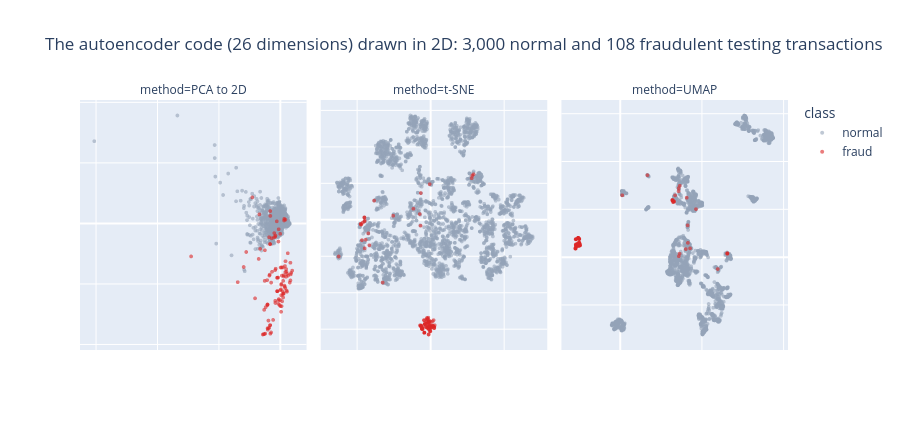

Notebook code cell kept with this figure:
### Markdown cell above
## 5. Looking inside: the code, with t-SNE and UMAP

The encoder compresses each transaction into 26 numbers. Do the frauds end up in a corner of that space? To
see it we have to go down from 26 to 2 dimensions, and there are three ways:

- **PCA to 2 dimensions**: linear; it preserves large distances and variance, but it can pile everything up.
- **t-SNE** (van der Maaten and Hinton, 2008): looks for a 2D picture where close neighbors remain neighbors.
  Its main parameter, the *perplexity*, is roughly how many neighbors each point looks at.
- **UMAP** (McInnes, Healy and Melville, 2018): the same idea with different mathematics; faster, it preserves
  the global structure somewhat better, and unlike t-SNE it can apply the map to new data (`transform`).

We extract the code with an **encoder model**: a `keras.Model` that goes from the input to the `codigo` layer
of the already trained autoencoder. We use a sample of 3,000 normal testing transactions plus all the testing
frauds, because t-SNE and UMAP are slow with hundreds of thousands of points.

### Code cell
mejor = no_lineales[0]
codificador = keras.Model(mejor.input, mejor.get_layer("codigo").output)

rng = np.random.default_rng(0)
idx = np.r_[rng.choice(np.where(y_te == 0)[0], 3000, replace=False), np.where(y_te == 1)[0]]
H = codificador.predict(X_te[idx], verbose=0)               # 3,108 x 26: the code of each transaction
etiqueta = np.where(y_te[idx] == 1, "fraud", "normal")
print("Shape of the code:", H.shape)

t0 = time.time(); mapa_tsne = TSNE(n_components=2, perplexity=30, init="pca", random_state=0).fit_transform(H); t_tsne = time.time() - t0
t0 = time.time(); mapa_umap = umap.UMAP(n_neighbors=15, min_dist=0.1, random_state=0).fit_transform(H); t_umap = time.time() - t0
mapa_pca = PCA(n_components=2).fit_transform(H)
print(f"t-SNE: {t_tsne:.0f} s   UMAP: {t_umap:.0f} s")

mapas = pd.concat([pd.DataFrame({"x": m[:, 0], "y": m[:, 1], "class": etiqueta, "method": n})
                   for n, m in [("PCA to 2D", mapa_pca), ("t-SNE", mapa_tsne), ("UMAP", mapa_umap)]])
fig = px.scatter(mapas, x="x", y="y", color="class", facet_col="method", opacity=0.6,
                 color_discrete_map={"normal": "#94a3b8", "fraud": "#dc2626"},
                 title="The autoencoder code (26 dimensions) drawn in 2D: 3,000 normal and 108 fraudulent testing transactions")
fig.update_xaxes(matches=None, showticklabels=False, title=""); fig.update_yaxes(matches=None, showticklabels=False, title="")
fig.update_traces(marker=dict(size=4))
fig.update_layout(height=430)
fig.show()

### Figure 1 — Plotly figure (JSON) as saved in the notebook; plotly's stock layout.template omitted (floating-point values rounded to 4 significant figures; data arrays with more than 128 entries replaced by an {"elided": "..."} marker saying what was removed)
{"data": [{"hovertemplate": "class=normal<br>method=PCA to 2D<br>x=%{x}<br>y=%{y}<extra></extra>", "legendgroup": "normal", "marker": {"color": "#94a3b8", "opacity": 0.6, "size": 4, "symbol": "circle"}, "mode": "markers", "name": "normal", "showlegend": true, "type": "scattergl", "x": {"elided": "3000 float values"}, "xaxis": "x", "y": {"elided": "3000 float values"}, "yaxis": "y"}, {"hovertemplate": "class=normal<br>method=t-SNE<br>x=%{x}<br>y=%{y}<extra></extra>", "legendgroup": "normal", "marker": {"color": "#94a3b8", "opacity": 0.6, "size": 4, "symbol": "circle"}, "mode": "markers", "name": "normal", "showlegend": false, "type": "scattergl", "x": {"elided": "3000 float values"}, "xaxis": "x2", "y": {"elided": "3000 float values"}, "yaxis": "y2"}, {"hovertemplate": "class=normal<br>method=UMAP<br>x=%{x}<br>y=%{y}<extra></extra>", "legendgroup": "normal", "marker": {"color": "#94a3b8", "opacity": 0.6, "size": 4, "symbol": "circle"}, "mode": "markers", "name": "normal", "showlegend": false, "type": "scattergl", "x": {"elided": "3000 float values"}, "xaxis": "x3", "y": {"elided": "3000 float values"}, "yaxis": "y3"}, {"hovertemplate": "class=fraud<br>method=PCA to 2D<br>x=%{x}<br>y=%{y}<extra></extra>", "legendgroup": "fraud", "marker": {"color": "#dc2626", "opacity": 0.6, "size": 4, "symbol": "circle"}, "mode": "markers", "name": "fraud", "showlegend": true, "type": "scattergl", "x": [-1.655, -4.157, 2.003, 0.5213, -2.981, -4.217, 1.135, -1.565, 3.4, 3.093, 3.875, 0.02954, -9.106, 1.655, 2.186, -1.131, 0.7681, -13.86, 1.659, 1.882, -0.5314, -6.566, -1.499, 1.402, -2.684, 2.548, 1.233, 0.2889, 0.5823, 0.944, -0.2218, -0.6008, -0.4568, -0.06508, -7.039, -3.857, 0.2848, -11.09, 2.447, -2.333, -1.024, -1.024, -8.22, 3.509, 1.165, 0.8366, -4.153, -11.93, -0.5915, 0.3696, -2.794, -0.6897, -0.603, -5.01, -3.441, 0.9866, -1.578, -1.64, -4.14, -4.902, -5.169, -5.436, -5.703, 1.305, -3.637, 0.8437, 1.889, -4.766, 1.526, -4.27, -3.223, -5.085, 0.04807, -3.263, -3.601, -3.863, 2.069, -3.318, -3.328, 0.9171, -3.346, -4.079, -1.956, 1.684, -0.908, -5.251, -3.554, -1.031, 0.4091, 0.114, 0.2656, -2.991, -1.645, -3.235, 3.31, 0.4098, 1.128, -29.05, -6.799, 1.705, -3.244, -0.02357, -0.999, 1.371, 2.291, 3.314, 0.2083, -2.046], "xaxis": "x", "y": [-7.714, -13.39, -7.968, -8.628, -9.779, -13.49, -8.551, -2.003, -8.418, -9.777, -7.797, -11.02, 4.297, -10.68, -11.28, 0.3432, -11.21, -9.703, -8.041, -7.532, -0.968, -4.204, -7.48, -10.46, -7.991, -8.61, 0.4881, -10.15, -12.88, -9.491, -13.48, -12.7, -12.5, -12.68, -5.87, -16.05, -11.86, -4.723, -4.931, -15.95, -11.2, -11.2, -12.38, -8.185, -11.56, -11.75, -13.41, -7.2, -13.3, -10.01, -2.472, -8.939, -2.995, -4.439, -8.461, -11.55, -13.15, -12.79, -17.32, -18.21, -18.26, -18.32, -18.35, 0.7629, -2.279, -7.276, -8.811, -13.85, -7.044, -9.375, 1.238, -9.494, -13.67, -16.82, -17.25, -17.32, -11.09, -3.452, -3.395, -12.24, -16.83, -17.56, -1.601, 0.6176, -11.21, -14.28, -8.62, -8.985, -7.276, -7.285, -14.6, -18.01, -2.22, -18.22, -9.423, -13.68, -8.765, -5.456, 1.489, -6.245, 2.043, -1.715, -8.968, -10.27, -8.351, -6.493, -10.89, -2.312], "yaxis": "y"}, {"hovertemplate": "class=fraud<br>method=t-SNE<br>x=%{x}<br>y=%{y}<extra></extra>", "legendgroup": "fraud", "marker": {"color": "#dc2626", "opacity": 0.6, "size": 4, "symbol": "circle"}, "mode": "markers", "name": "fraud", "showlegend": false, "type": "scattergl", "x": [-4.29, -6.388, -0.9504, -1.742, -2.713, -6.367, -1.227, -44.72, 1.925, 0.5466, 1.663, -0.4587, -11.54, 0.6029, -0.415, -6.722, -0.6213, -44.91, 2.466, 2.512, -32.49, -44.98, -2.566, 0.381, -1.398, 1.865, 28.05, -3.068, -1.995, 2.538, -1.964, -1.312, -1.127, -3.298, -44.65, -5.996, -1.706, -25.32, 1.531, -5.166, -3.937, -3.937, -7.086, 1.734, -0.4727, -0.702, -6.386, -44.87, 0.00283, -2.154, -47.46, -1.753, 2.156, -46.1, -2.317, 0.123, -0.2501, -0.2412, -4.051, -4.134, -4.144, -4.154, -4.165, 28.55, -44.02, 2.949, -1.713, -6.484, -1.319, -4.371, -0.481, -1.22, -2.844, -5.72, -5.788, -5.854, -0.1725, -47.27, -47.08, -1.2, -5.449, -5.765, -41.47, 29.34, -3.843, -6.643, -1.194, -3.602, -0.5288, -0.4547, -2.661, -5.338, -42.25, -5.398, 1.772, -1.114, 2.683, -38.29, -6.538, -1.299, -7.225, -62.39, -2.052, -0.8706, -1.045, 0.3141, -1.083, -46.55], "xaxis": "x2", "y": [-55.04, -58.0, -56.26, -54.53, -54.58, -57.98, -56.43, -15.67, -58.46, -57.98, -57.96, -58.85, 6.044, -59.08, -58.24, -3.221, -58.36, 1.33, -58.66, -58.66, -34.4, -0.929, -55.96, -58.89, -53.68, -58.77, 22.8, -56.91, -59.0, -59.44, -59.35, -59.61, -60.03, -58.0, -0.4496, -59.09, -58.25, 2.225, -55.68, -59.13, -57.23, -57.23, -57.9, -58.08, -59.17, -59.15, -58.0, 1.21, -61.23, -56.71, -2.175, -54.33, -55.05, -1.562, -53.81, -59.62, -61.06, -61.01, -61.87, -61.92, -61.92, -61.92, -61.93, 24.2, -10.95, -57.85, -56.23, -58.26, -55.73, -55.07, 19.56, -62.91, -58.79, -59.56, -59.74, -59.8, -57.94, -2.584, -2.564, -58.7, -59.36, -59.88, -13.93, 24.99, -57.22, -58.33, -62.9, -56.6, -55.53, -55.55, -59.08, -59.97, -7.427, -60.04, -58.56, -59.63, -59.35, 10.54, 14.67, -55.65, 3.149, -20.12, -54.39, -57.87, -56.28, -56.15, -58.46, -11.19], "yaxis": "y2"}, {"hovertemplate": "class=fraud<br>method=UMAP<br>x=%{x}<br>y=%{y}<extra></extra>", "legendgroup": "fraud", "marker": {"color": "#dc2626", "opacity": 0.6, "size": 4, "symbol": "circle"}, "mode": "markers", "name": "fraud", "showlegend": false, "type": "scattergl", "x": [-5.024, -4.967, -4.915, -4.911, -5.01, -4.977, -4.942, 7.352, -5.42, -5.276, -5.39, -5.305, 8.342, -5.328, -5.251, 7.323, -5.209, 6.522, -5.402, -5.419, 9.33, 6.654, -4.914, -5.354, -4.917, -5.414, 13.14, -4.983, -5.263, -5.426, -5.268, -5.314, -5.293, -5.087, 6.592, -5.067, -5.233, 8.306, -5.004, -5.087, -4.977, -5.006, -4.952, -5.421, -5.321, -5.349, -4.976, 6.579, -5.403, -4.903, 6.444, -4.953, 7.227, 6.48, -4.878, -5.376, -5.371, -5.381, -5.412, -5.351, -5.364, -5.363, -5.363, 13.18, 7.198, -5.435, -4.903, -4.964, -4.89, -5.048, 11.99, -5.141, -5.21, -5.103, -5.108, -5.113, -5.261, 6.453, 6.444, -5.276, -5.085, -5.074, 8.191, 13.18, -4.969, -4.999, -5.161, -4.953, -4.89, -4.863, -5.262, -5.11, 6.768, -5.116, -5.447, -5.328, -5.424, 0.3015, 8.606, -4.879, 8.088, 3.385, -4.934, -5.14, -4.989, -4.956, -5.224, 7.21], "xaxis": "x3", "y": [1.245, 1.895, 1.263, 1.269, 1.268, 1.911, 1.245, 7.47, 0.9217, 1.113, 0.9323, 1.162, 1.492, 1.125, 1.191, 0.3648, 1.185, 5.744, 0.9401, 0.9056, 5.02, 5.803, 1.317, 1.097, 1.288, 0.9271, 0.3692, 1.453, 1.275, 0.9024, 1.311, 1.255, 1.223, 1.453, 5.876, 2.02, 1.245, 3.321, 1.158, 1.956, 1.539, 1.516, 1.897, 0.9096, 1.155, 1.137, 1.908, 5.79, 1.324, 1.294, 5.984, 1.258, 0.0961, 5.904, 1.374, 1.129, 1.28, 1.289, 1.863, 1.895, 1.876, 1.855, 1.878, 0.424, 6.895, 0.8954, 1.345, 1.892, 1.25, 1.303, -1.244, 1.229, 1.41, 1.992, 2.024, 1.987, 1.195, 5.957, 5.934, 1.239, 1.988, 2.014, 6.216, 0.3518, 1.488, 1.935, 1.175, 1.499, 1.248, 1.225, 1.32, 2.015, 6.454, 2.006, 0.9207, 1.227, 0.9047, 6.469, 0.9122, 1.229, 0.842, 8.573, 1.263, 1.218, 1.319, 1.208, 1.214, 7.203], "yaxis": "y3"}], "layout": {"annotations": [{"font": {}, "showarrow": false, "text": "method=PCA to 2D", "x": 0.16, "xanchor": "center", "xref": "paper", "y": 1.0, "yanchor": "bottom", "yref": "paper"}, {"font": {}, "showarrow": false, "text": "method=t-SNE", "x": 0.5, "xanchor": "center", "xref": "paper", "y": 1.0, "yanchor": "bottom", "yref": "paper"}, {"font": {}, "showarrow": false, "text": "method=UMAP", "x": 0.84, "xanchor": "center", "xref": "paper", "y": 1.0, "yanchor": "bottom", "yref": "paper"}], "height": 430, "legend": {"title": {"text": "class"}, "tracegroupgap": 0}, "title": {"text": "The autoencoder code (26 dimensions) drawn in 2D: 3,000 normal and 108 fraudulent testing transactions"}, "xaxis": {"anchor": "y", "domain": [0.0, 0.32], "showticklabels": false, "title": {"text": ""}}, "xaxis2": {"anchor": "y2", "domain": [0.34, 0.66], "showticklabels": false, "title": {"text": ""}}, "xaxis3": {"anchor": "y3", "domain": [0.68, 1.0], "showticklabels": false, "title": {"text": ""}}, "yaxis": {"anchor": "x", "domain": [0.0, 1.0], "showticklabels": false, "title": {"text": ""}}, "yaxis2": {"anchor": "x2", "domain": [0.0, 1.0], "showticklabels": false, "title": {"text": ""}}, "yaxis3": {"anchor": "x3", "domain": [0.0, 1.0], "showticklabels": false, "title": {"text": ""}}}}
